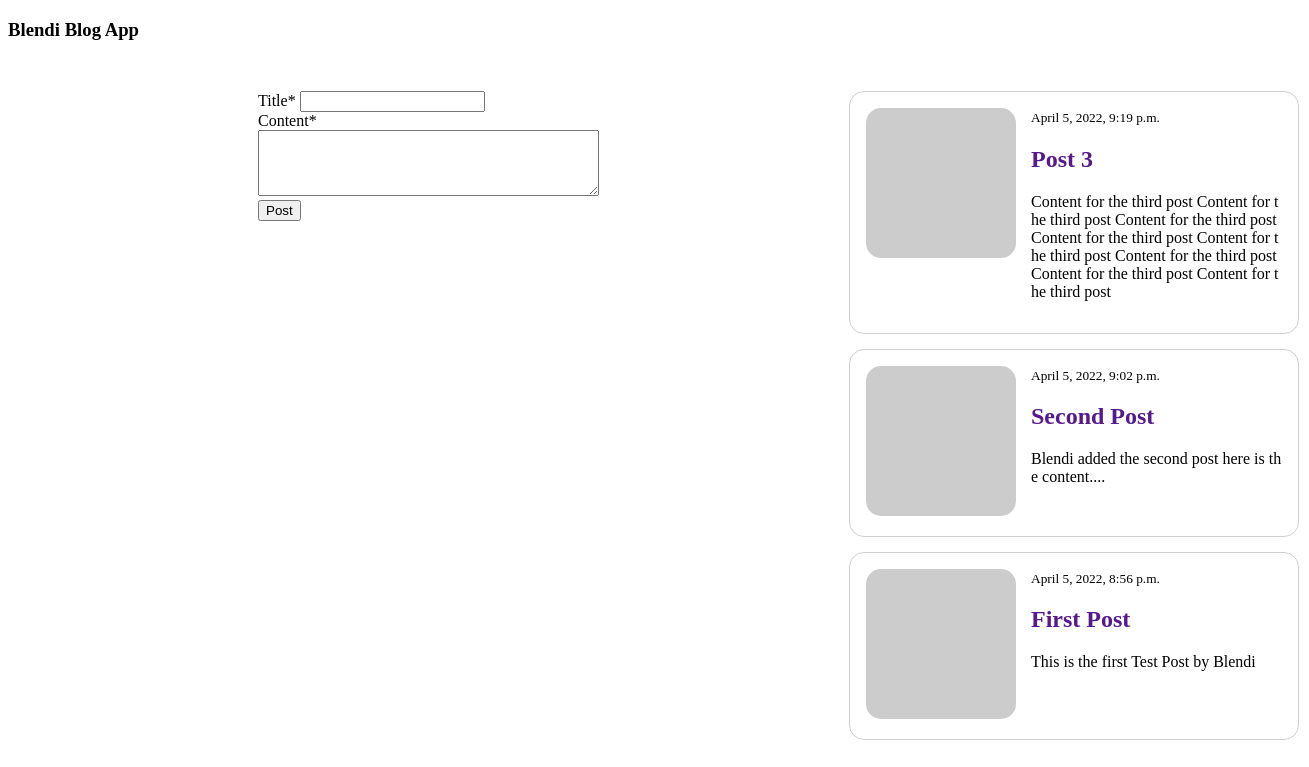
/, run on an earlier commit of the app's database.
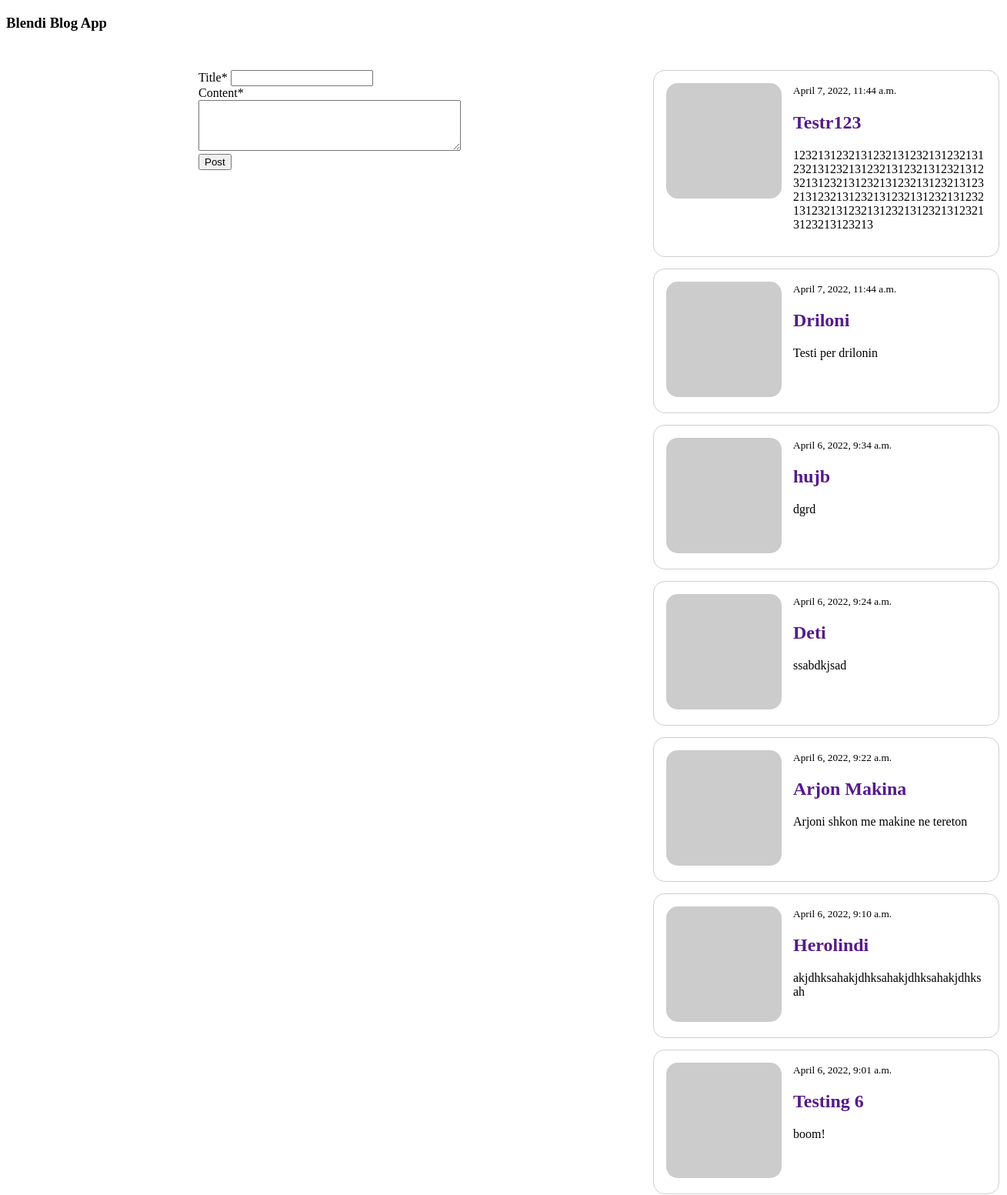
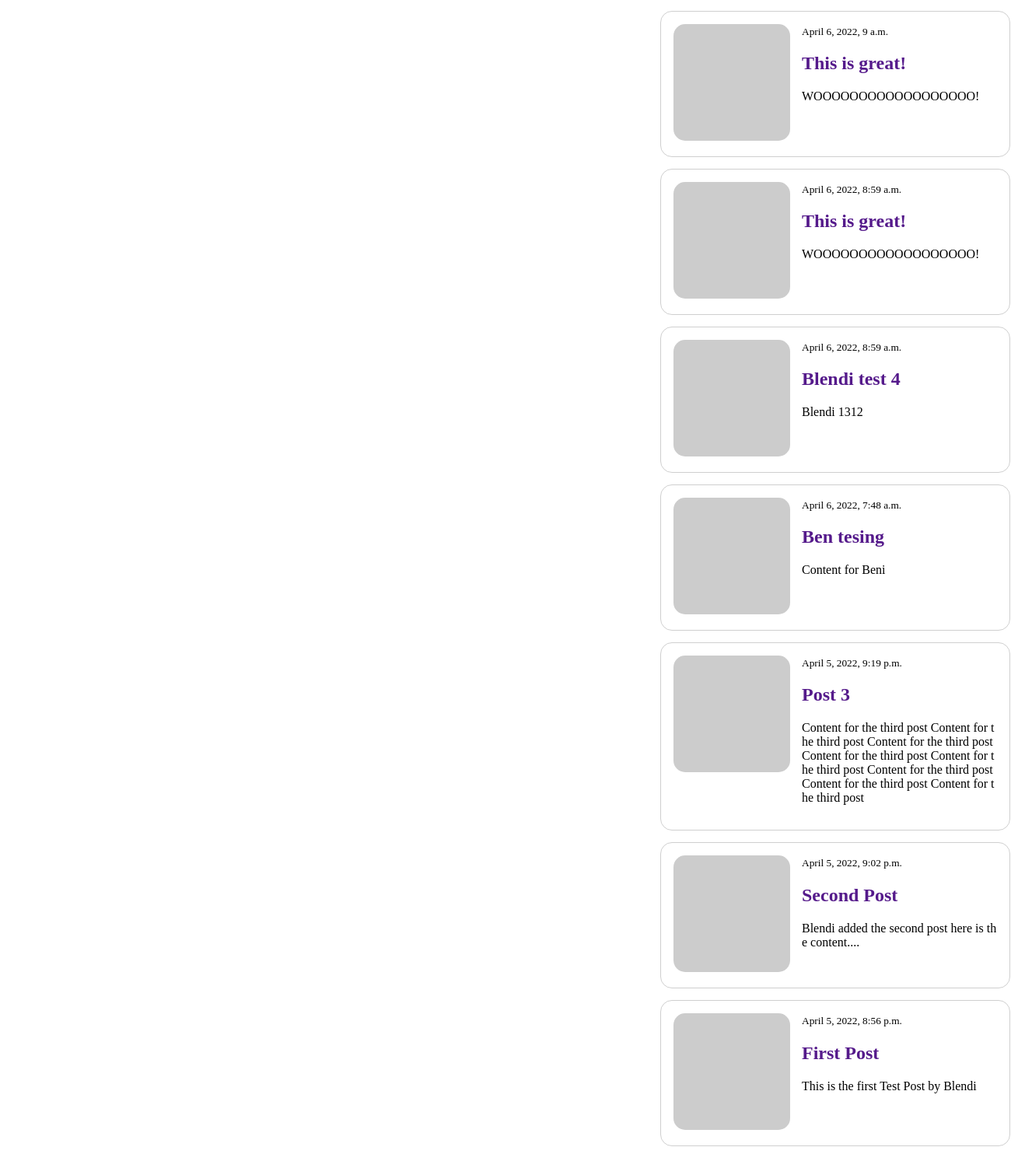
And on a later commit of the database (2 pictures, top to bottom).
### blog/models.py (models this page shows, shortened)
class PostModel(models.Model):
    title = models.CharField(max_length=100)
    content = models.TextField()
    author = models.ForeignKey(User, on_delete=models.CASCADE)
    date_created = models.DateTimeField(auto_now_add=True)
    class Meta:
        ordering = ('-date_created',)

### blog/views.py (the view)
# urls.py: path('', views.index, name = "blog-index"),
def index(request):
    posts = PostModel.objects.all()
    if request.method == 'POST':
        form = PostModelForm(request.POST)
        if form.is_valid():
           instance = form.save(commit=False)
           instance.author = request.user
           instance.save()
           return redirect('blog-index')
    else:
        form = PostModelForm()
    context = {
        'posts': posts,
        'form': form
    }
    return render(request, 'blog/index.html', context)

### blog/forms.py
class PostModelForm(forms.ModelForm):
    content = forms.CharField(widget=forms.Textarea(attrs={'rows': 4}))
    class Meta:
        model = PostModel
        fields = ('title', 'content')

### templates/blog/index.html (shortened to what this page needs)
<!DOCTYPE html>
<html lang="en">
  <head>
  </head>
  <body>
    {% load crispy_forms_tags %} {% block content %}
    <div class="nav">
      <h3>Blendi Blog App</h3>
    </div>
    <div class="main-content">
      <div class="forms">
        <form method="POST">
          {{ form | crispy}}
          <input type="submit" name="" id="" value="Post" />
        </form>
      </div>
      <div class="posts-container">
        {% for post in posts %}
        <div class="post_blog">
          <div class="pic">
            <img src="https://picsum.photos/150" alt="img" />
          </div>
          <div class="post_info">
            <div class="date">
              <small>{{ post.date_created }}</small>
            </div>
            <div class="post_title">
              <h2><a class="" href="">{{ post.title }}</a></h2>
            </div>
            <div class="post_content">
              <p>{{ post.content }}</p>
            </div>
          </div>
        </div>
        {%endfor%}
      </div>
    </div>
    {% endblock %}
  </body>
</html>

### templates/blog/index.html (style rules this page uses)
* { box-sizing: border-box; text-decoration: none; }
.main-content { display: flex; margin: 50px 0; padding: 0 50px; gap: 50px; }
.posts-container { display: flex; flex-direction: column; gap: 15px; margin-left: 200px; }
.post_blog { border: 1px solid rgba(160, 160, 160, 0.5); padding: 1em; border-radius: 15px; display: flex; gap: 15px; min-width: 450px; max-width: 700px; word-break: break-all; }
.pic { width: fit-content; flex-shrink: 0; border-radius: 15px; }
.pic img { border-radius: inherit; }
.forms { margin-left: 200px; }

What changed in the data, as far as the page shows it:
added PostModel: date_created "April 7, 2022, 11:44 a.m.", title "Testr123", content "123213123213123213123213123213123213123213123213123213123213123213123213123213123213123213123213123213123213123213123213123213123213123213123213123213123213123213123213"
added PostModel: date_created "April 7, 2022, 11:44 a.m.", title "Driloni", content "Testi per drilonin"
added PostModel: date_created "April 6, 2022, 9:34 a.m.", title "hujb", content "dgrd"
added PostModel: date_created "April 6, 2022, 9:24 a.m.", title "Deti", content "ssabdkjsad"
added PostModel: date_created "April 6, 2022, 9:22 a.m.", title "Arjon Makina", content "Arjoni shkon me makine ne tereton"
added PostModel: date_created "April 6, 2022, 9:10 a.m.", title "Herolindi", content "akjdhksahakjdhksahakjdhksahakjdhksah"
added PostModel: date_created "April 6, 2022, 9:01 a.m.", title "Testing 6", content "boom!"
added PostModel: date_created "April 6, 2022, 9 a.m.", title "This is great!", content "WOOOOOOOOOOOOOOOOOO!"
added PostModel: date_created "April 6, 2022, 8:59 a.m.", title "This is great!", content "WOOOOOOOOOOOOOOOOOO!"
added PostModel: date_created "April 6, 2022, 8:59 a.m.", title "Blendi test 4", content "Blendi 1312"
added PostModel: date_created "April 6, 2022, 7:48 a.m.", title "Ben tesing", content "Content for Beni"
